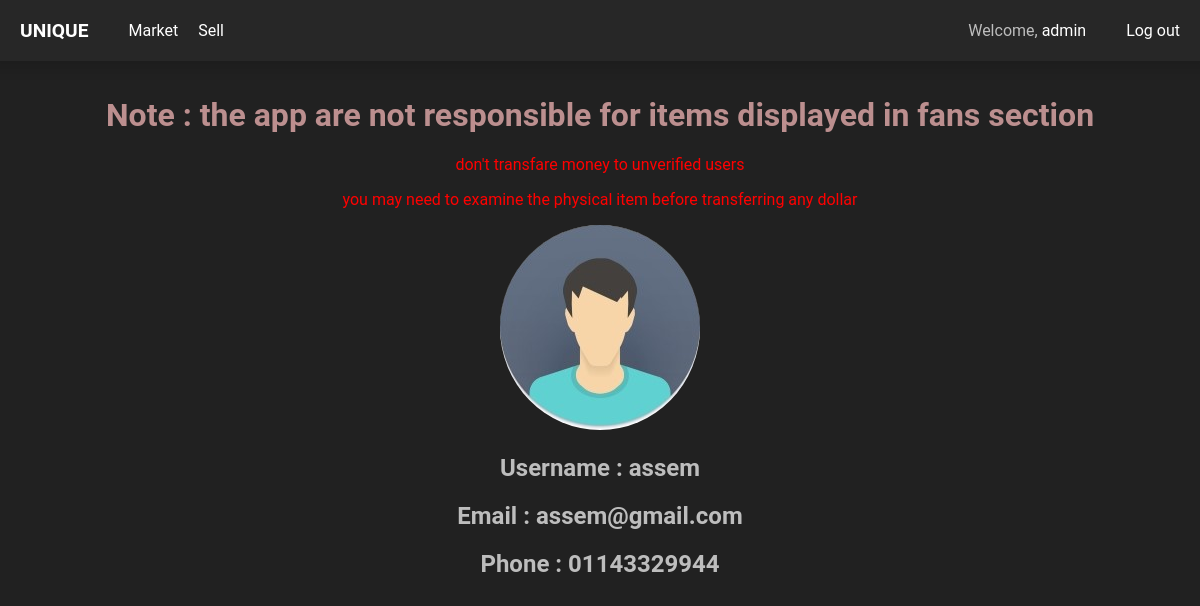
Screenshot of /user/2 (signed in) with the database file from the repository.
### market/models.py (models this page shows, shortened)
class User(db.Model , UserMixin):
    id = db.Column(db.Integer, primary_key=True)
    username = db.Column(db.String(length=30), nullable=False, unique=True)
    email_address = db.Column(db.String(length=50), nullable=False, unique=True)
    password_hash = db.Column(db.String(length=60), nullable=False)
    budget = db.Column(db.Integer, nullable=False, default=999)
    role = db.Column(db.String(length=20), nullable=False, default='customer')
    phone = db.Column(db.String(length=20), nullable=False, unique=True)
    items = db.relationship('Item', backref='owner', lazy=True)
    @property
    def password(self):
        return self.password_hash

### market/routes.py (the view)
@app.route('/user/<int:user_id>' , methods=['GET'])
@login_required
def user_info(user_id):
    user = None
    warning1 = None
    warning2 = None
    warning3 = None
    if user_id:
            if current_user.id != user_id:
                warning1 = "Note : the app are not responsible for items displayed in fans section"
                warning2 = "don't transfare money to unverified users"
                warning3 = "you may need to examine the physical item before transferring any dollar"
            user = User.query.filter_by(id=user_id).first()
            if user == None:
                return render_template('notfount.html')
    return render_template('user.html' , user=user , warning1=warning1 , warning2=warning2 , warning3=warning3)

### market/models.py (called while the page is built)
@login_manager.user_loader
def load_user(user_id):
    return User.query.get(int(user_id))

### market/templates/user.html (shortened to what this page needs)
{% extends 'base.html' %}
{% block content %}
<div class="profile_container">
    <div class="warning message">
        {% if warning1 %}
            <h1>{{ warning1 }}</h1>
        {% endif %}
        {% if warning2 %}
            <p>{{ warning2 }}</p>
        {% endif %}
        {% if warning3 %}
            <p>{{ warning3 }}</p>
        {% endif %}
    </div>
    {% if user %}
        <img src="../static/avtar.jpg" alt="user image" class="user_image">
        <h2 class="user_data" >Username : {{user.username}}</h2>
        <h2 class="user_data" >Email : {{user.email_address}}</h2>
        <h2 class="user_data" >Phone : {{user.phone}}</h2>
    {% endif %}
</div>
{% endblock %}

### market/templates/base.html (shortened to what this page needs)
<!DOCTYPE html>
<html lang="en">
<head>
    <link rel='stylesheet' href='../static/home.css'>
    <link rel='stylesheet' href='../static/market.css'>
    <link rel='stylesheet' href='../static/form.css'>
</head>
<body>
    <header class="header_container">
        <nav class="nav_bar">
            <div class="nav_routes">
                <p id="logo"><a href={{ url_for('home_page') }}>UNIQUE</a></p>
                <ul class="routes_list">
                    {% if current_user.is_authenticated %}
                        <li><a href={{ url_for('market_page') }}>Market</a></li>
                        <li><a href={{ url_for('sell_page') }}>Sell</a></li>
                    {% endif %}
                </ul>
            </div>
            {% if current_user.is_authenticated %}
                <ul class="auth_routes">
                    <li><span>Welcome, <a id="username" href={{ url_for('user_info' , user_id = current_user.id) }}>{{ current_user.username }}</a></span></li>
                    <li><a id="logout_a" href={{ url_for('logout_page') }}>Log out</a></li>
                </ul>
            {% else %}
                <ul class="auth_routes">
                    <li><a href={{ url_for('login_page') }}>Login</a></li>
                    <li><a href={{ url_for('register_page') }}>Register</a></li>
                </ul>
            {% endif %}
        </nav>
    </header>
    {% block content %}
    {% endblock %}
</body>
</html>

### market/static/home.css (style rules this page uses)
body { margin: 0; padding: 0; font-family: 'Roboto', sans-serif; background-color: #212121; color: #bdbdbd; padding-top: 4em; }
.header_container { width: 100%; position: fixed; top: 0; z-index: 1000; }
.nav_bar { display: flex; justify-content: space-between; align-items: center; background-color: #272727; padding: 0 20px ; box-shadow: 0 0 10px 10px rgba(0, 0, 0, 0.1); }
.nav_routes { display: flex; align-items: center; gap: 0px; }
.auth_routes { display: flex; gap: 40px; }
.routes_list { display: flex; align-items: center; gap: 20px; }
.nav_bar a { text-decoration: none; color: #fff; }
.nav_bar ul { list-style: none; }
#logo { font-size: 1.2rem; font-weight: 600; }

### market/templates/user.html (style rules this page uses)
.warning { text-align: center; color: rosybrown; }
.warning p { color: red; }
.user_image { border-radius: 50%; }
.profile_container { text-align: center; margin-top: 2em; }

### rows the page displays
User: username "admin"
User: username "assem", email_address "assem@gmail.com", phone "01143329944"

### other values shown
{{ warning1 }} "Note : the app are not responsible for items displayed in fans section"
{{ warning2 }} "don't transfare money to unverified users"
{{ warning3 }} "you may need to examine the physical item before transferring any dollar"
